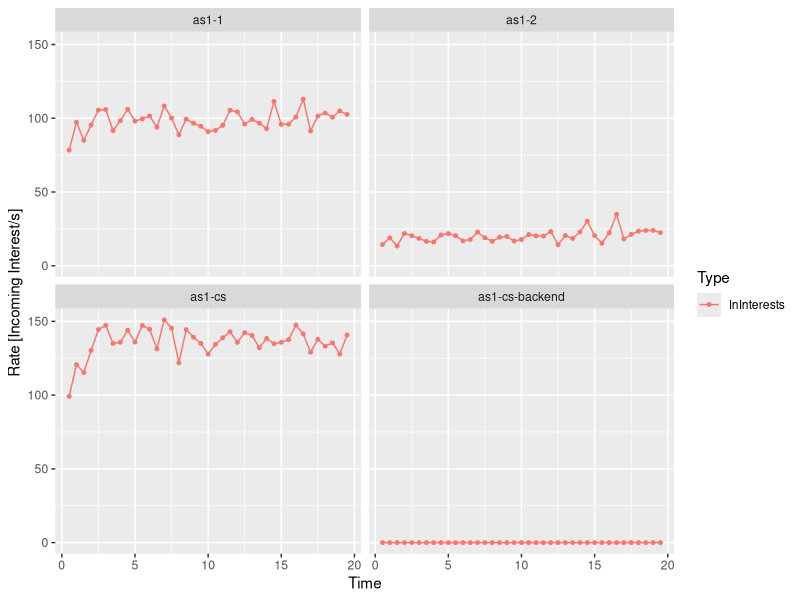

Write R code to recreate this figure.
# install.packages('ggplot2')
library(ggplot2)
# install.packages('scales')
library(scales)

# install.packages('doBy')
library(doBy)

#########################
# Rate trace processing #
#########################
data = read.table("../a-1.txt", header=T)
data$Node = factor(data$Node)
data$FaceId <- factor(data$FaceId)
data$Kilobits <- data$Kilobytes * 8
data$Type = factor(data$Type)

# exlude irrelevant types
data = subset(data, Type %in% c("InInterests"))

# combine stats from all faces
data.combined = summaryBy(. ~ Time + Node + Type, data=data, FUN=sum)

data = subset(data.combined, Node %in% c("as1-2", "as1-1", "as1-cs", "as1-cs-backend"))

# graph rates on selected nodes in number of incoming interest packets
g.nodes <- ggplot(data) +
  geom_point(aes (x=Time, y=Packets.sum, color=Type), size=1) +
  geom_line(aes (x=Time, y=Packets.sum, color=Type), size=0.5) +
  ylab("Rate [Incoming Interest/s]") +
  facet_wrap(~ Node)

png("a1.png", width=500, height=250)
print(g.nodes)
retval <- dev.off()